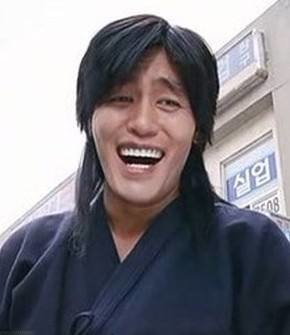
#> input picture king.png, 290 x 335 px
$ python ImageInvertor.py king.png   (Python 2 division)
#> lines starting #> are read from the running program, lines starting #| are printed output that depends on the picture
#> in main, image is the input picture: PIL image 290x335 RGB; mean R, G, B 127.5, 124.5, 131.3
#!/usr/bin/env python

from PIL import Image
import sys

def invert_pixel(pixel):
    return (255 - pixel[0], 255 - pixel[1], 255 - pixel[2])

def invert_image(image):
    width = image.size[0]
#> width = 290
    height = image.size[1]
#> height = 335
    total = width * height
#> total = 97150
    output_image = Image.new("RGB", (width, height), (0,0,0))
#> output_image: PIL image 290x335 RGB; every value is 0
    counter = 0
    for i in xrange(width):
        for j in xrange(height):
            show_progress(counter, total)
            pixel = image.getpixel((i, j))
            output_pixel = invert_pixel(pixel)
            output_image.putpixel((i, j), output_pixel)
            counter += 1
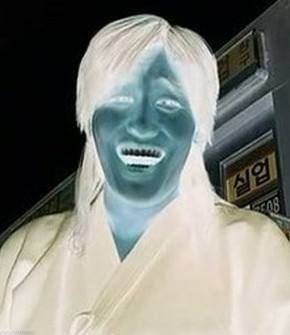
#> output_image: PIL image 290x335 RGB; mean R, G, B 127.5, 130.5, 123.7
    return output_image

def show_progress(progress, total):
    percent = (((progress * 1.0) / total) * 100)
    sys.stdout.write("[+] %2f%%\r" % (percent))
    sys.stdout.flush()


def main():
    if len(sys.argv) != 2:
        print "Usage : "
        print "       python ImageInvertor.py [Image]"
        print "Author : "
        print "       WangYihang <wangyihanger@gmail.com>"
        exit(1)
    image = Image.open(sys.argv[1])
    image.show()
    output_image = invert_image(image)
    output_image.show()

if __name__ == "__main__":
    main()
